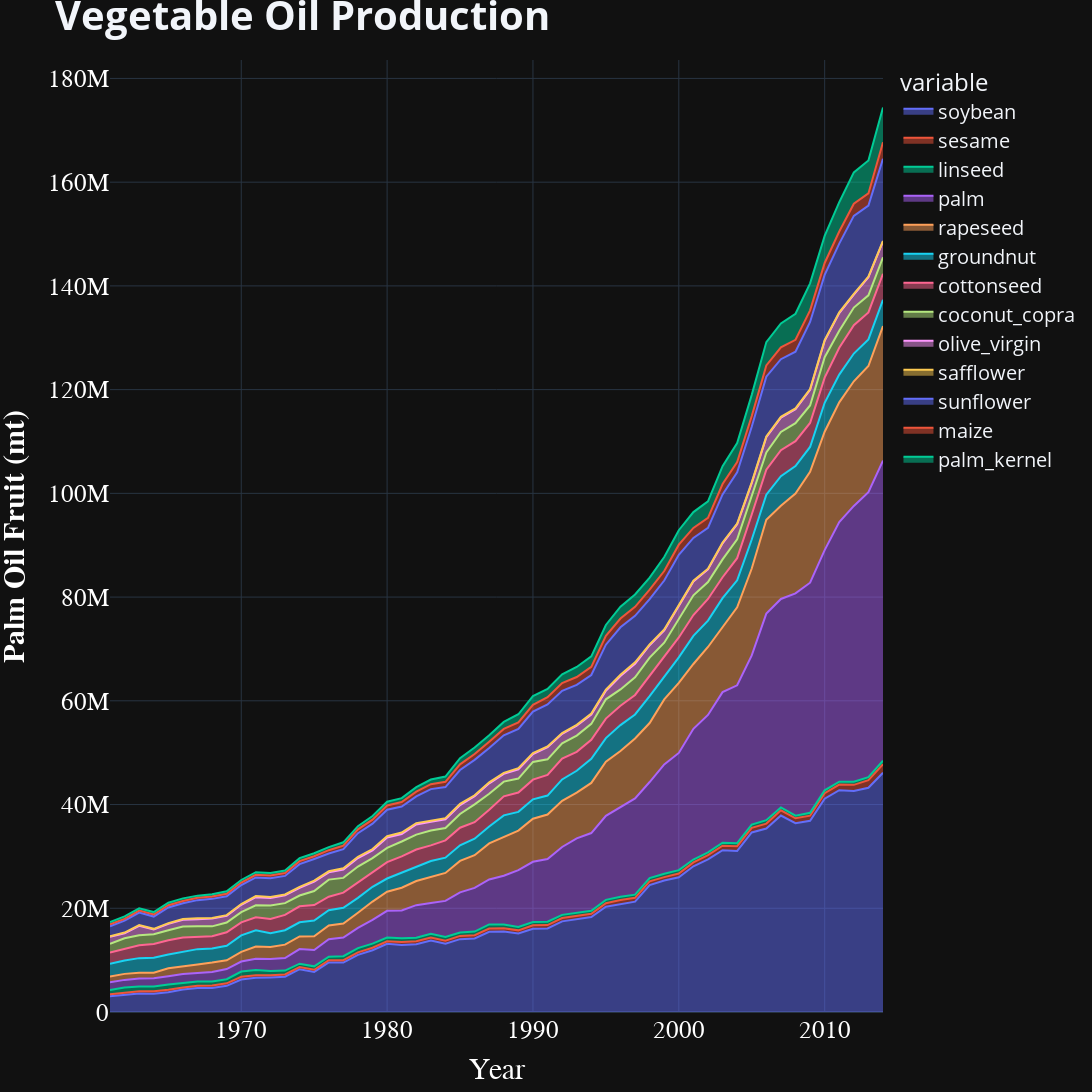

Here is the notebook cell this chart was saved with:
### Code cell
veg_oil_prodn_fig = px.area(
    veg_oil_yearly_production,
    x='Year',
    y=veg_oil_yearly_production.columns[1:]
)
veg_oil_prodn_fig.update_traces(textfont_size=16, hovertemplate=None)
veg_oil_prodn_fig.update_layout(hovermode="x")
veg_oil_prodn_fig.update_layout(title_text="<b>Vegetable Oil Production<b>",title_font_size=40, legend_font_size=20, width=1800, height=1400)  # Add figure title
veg_oil_prodn_fig.update_xaxes(title_text="</b>Year</b>", title_font=dict(size=30, family='Verdana', color='white'), tickfont=dict(family='Calibri', color='white', size=25))  # format x-axis
veg_oil_prodn_fig.update_yaxes(title_text="<b>Palm Oil Fruit (mt)</b>", title_font=dict(size=30, family='Verdana', color='white'), tickfont=dict(family='Calibri', color='white', size=25))  # Format y-axes
veg_oil_prodn_fig.show()
